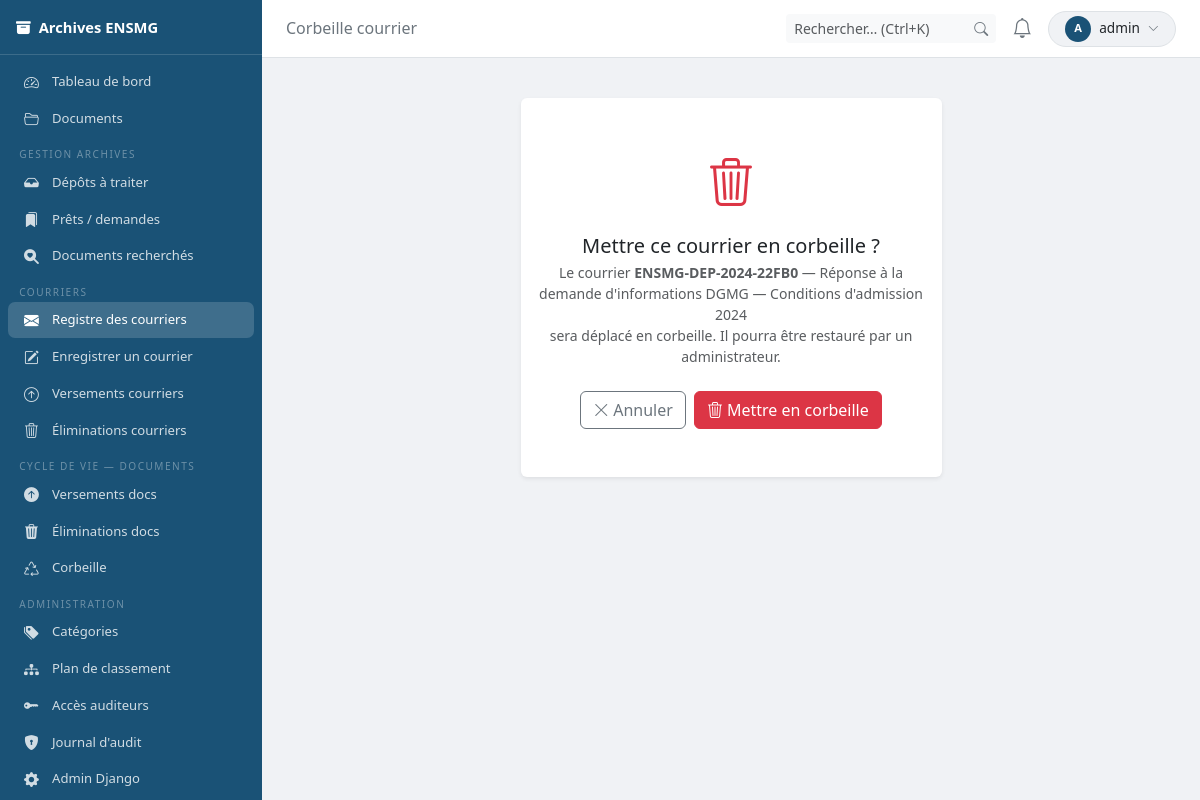
Screenshot of /courriers/37/supprimer/ (signed in) with the database file from the repository.
### users/models.py (models this page shows, shortened)
class CustomUser(AbstractUser):
    class Role(models.TextChoices):
        ADMIN       = 'ADMIN',      'Administrateur système'
        ARCHIVISTE  = 'ARCHIVISTE', 'Archiviste'
        DIRECTION   = 'DIRECTION',  'Direction'
        PERSONNEL   = 'PERSONNEL',  'Personnel administratif'
        ENSEIGNANT  = 'ENSEIGNANT', 'Enseignant-chercheur'
    role = models.CharField(
        max_length=20,
        choices=Role.choices,
        default=Role.PERSONNEL,
        verbose_name='Rôle',
    )
    departement = models.ForeignKey(
        Departement,
        null=True, blank=True,
        on_delete=models.SET_NULL,
        verbose_name='Département / Service',
        help_text='Service de rattachement de l\'utilisateur.',
    )
    telephone = models.CharField(
        max_length=30,
        blank=True,
        verbose_name='Téléphone',
    )
    class Meta:
        verbose_name        = 'Utilisateur'
        verbose_name_plural = 'Utilisateurs'
        ordering            = ['last_name', 'first_name']

### archives/models.py (models this page shows, shortened)
class Courrier(models.Model):
    class Sens(models.TextChoices):
        ARRIVEE = 'ARRIVEE', 'Arrivée'
        DEPART  = 'DEPART',  'Départ'
    class Statut(models.TextChoices):
        ENREGISTRE    = 'ENREGISTRE',    'Enregistré'
        EN_TRAITEMENT = 'EN_TRAITEMENT', 'En traitement'
        TRAITE        = 'TRAITE',        'Traité'
        ARCHIVE       = 'ARCHIVE',       'Archivé'
        VERSE         = 'VERSE',         'Versé aux Archives nationales'
        ELIMINE       = 'ELIMINE',       'Éliminé'
    class Confidentialite(models.TextChoices):
        PUBLIC       = 'PUBLIC',       'Public'
        INTERNE      = 'INTERNE',      'Usage interne'
        CONFIDENTIEL = 'CONFIDENTIEL', 'Confidentiel'
    class SortFinal(models.TextChoices):
        CONSERVATION = 'CONSERVATION', 'Conservation définitive'
        ELIMINATION  = 'ELIMINATION',  'Élimination'
        TRI          = 'TRI',          'Tri'
        EN_ATTENTE   = 'EN_ATTENTE',   'En attente de décision'
    numero_enregistrement = models.CharField(
        max_length=40, unique=True, editable=False,
        verbose_name='Numéro d\'enregistrement',
        help_text='Format : ENSMG-ARR-AAAA-XXXXX ou ENSMG-DEP-AAAA-XXXXX',
        db_index=True,
    )
    sens              = models.CharField(max_length=10, choices=Sens.choices, verbose_name='Sens', db_index=True)
    objet             = models.CharField(max_length=500, verbose_name='Objet')
    date_courrier     = models.DateField(verbose_name='Date du courrier')
    date_enregistrement = models.DateTimeField(auto_now_add=True, verbose_name='Date d\'enregistrement', db_index=True)
    reference_expediteur = models.CharField(max_length=100, blank=True, verbose_name='Référence expéditeur',
                                             help_text='Référence figurant sur le document original')
    expediteur        = models.CharField(max_length=300, verbose_name='Expéditeur')
    destinataire      = models.CharField(max_length=300, verbose_name='Destinataire')
    service_interne   = models.CharField(max_length=200, blank=True, verbose_name='Service interne concerné',
                                          help_text='Service ENSMG destinataire (arrivée) ou expéditeur (départ)')
    ampliation        = models.TextField(blank=True, verbose_name='Ampliation',
                                          help_text='Services mis en copie, séparés par des virgules')
    instructions      = models.TextField(blank=True, verbose_name='Instructions de traitement')
    description       = models.TextField(blank=True, verbose_name='Description / Résumé')
    mots_cles         = models.TextField(blank=True, verbose_name='Mots-clés', help_text='Séparés par des virgules')
    en_reponse_a = models.ForeignKey(
        'self',
        null=True, blank=True,
        on_delete=models.SET_NULL,
        related_name='reponses',
        limit_choices_to={'sens': 'ARRIVEE'},
        verbose_name='En réponse au courrier arrivée',
        help_text='Renseigner uniquement pour un courrier DÉPART qui répond à un courrier ARRIVÉE',
    )
    delai_reponse = models.DateField(
        null=True, blank=True,
        verbose_name='Délai de réponse',
        help_text='Date limite de réponse attendue (courrier arrivée uniquement)',
    )
    accuse_reception = models.BooleanField(
        default=False,
        verbose_name='Accusé de réception envoyé',
    )
    fichier              = models.FileField(upload_to='courriers/%Y/%m/', null=True, blank=True, verbose_name='Fichier numérique (scan)')
    nom_fichier_original = models.CharField(max_length=255, blank=True, verbose_name='Nom du fichier original')
    taille_fichier       = models.BigIntegerField(null=True, blank=True, verbose_name='Taille (octets)')
    empreinte_sha256     = models.CharField(max_length=64, blank=True, verbose_name='Empreinte SHA-256')
    localisation_physique = models.CharField(
        max_length=300, blank=True,
        verbose_name='Localisation physique',
        help_text='Ex : Classeur n°3, Registre 2026, Intercalaire Mai',
    )
    statut          = models.CharField(max_length=20, choices=Statut.choices, default=Statut.ENREGISTRE, verbose_name='Statut', db_index=True)
    confidentialite = models.CharField(max_length=20, choices=Confidentialite.choices, default=Confidentialite.INTERNE, verbose_name='Confidentialité')
    tableau_gestion = models.ForeignKey(
        TableauGestion,
        null=True, blank=True,
        on_delete=models.SET_NULL,
        verbose_name='Tableau de gestion (DUA)',
    )
    date_fin_dua = models.DateField(null=True, blank=True, verbose_name='Date de fin de DUA')
    sort_final   = models.CharField(max_length=20, choices=SortFinal.choices, default=SortFinal.EN_ATTENTE, verbose_name='Sort final')
    cree_par    = models.ForeignKey(
        settings.AUTH_USER_MODEL, on_delete=models.SET_NULL, null=True,
        related_name='courriers_crees', verbose_name='Enregistré par',
    )
    traite_par  = models.ForeignKey(
        settings.AUTH_USER_MODEL, on_delete=models.SET_NULL, null=True, blank=True,
        related_name='courriers_traites', verbose_name='Traité par',
    )
    date_traitement = models.DateTimeField(null=True, blank=True, verbose_name='Date de traitement')
    date_archivage  = models.DateTimeField(null=True, blank=True, verbose_name='Date d\'archivage')
    deleted_at = models.DateTimeField(
        null=True, blank=True,
        verbose_name='Mis en corbeille le',
        help_text='Suppression logique — purge automatique après 30 jours.',
    )
    class Meta:
        verbose_name        = 'Courrier'
        verbose_name_plural = 'Courriers'
        ordering            = ['-date_enregistrement']
        permissions         = [
            ('can_enregistrer_courrier', 'Peut enregistrer un courrier'),
            ('can_traiter_courrier',     'Peut traiter un courrier'),
            ('can_archiver_courrier',    'Peut archiver un courrier'),
            ('can_verse_courrier',       'Peut verser des courriers'),
            ('can_eliminer_courrier',    'Peut éliminer des courriers'),
        ]

### archives/views.py (the view, shortened to what this page needs)
# urls.py: path('courriers/<int:pk>/supprimer/', views.courrier_supprimer, name='courrier_supprimer'),
@login_required
def courrier_supprimer(request, pk):
    courrier = get_object_or_404(Courrier, pk=pk, deleted_at__isnull=True)
    if not _peut_gerer_bordereaux_courriers(request.user):
        raise PermissionDenied
    return render(request, 'archives/courriers/confirmer_suppression.html', {
        **_notif_ctx(request), 'courrier': courrier,
    })

### archives/permissions.py (called while the page is built)
def est_admin(user):
    return user.is_superuser or getattr(user, 'role', None) == CustomUser.Role.ADMIN

def est_archiviste(user):
    return getattr(user, 'role', None) == CustomUser.Role.ARCHIVISTE

def est_direction(user):
    return getattr(user, 'role', None) == CustomUser.Role.DIRECTION

### archives/views.py (called while the page is built)
def _notif_ctx(request):
    user = request.user
    notifs_non_lues = Notification.objects.filter(destinataire=user, lue=False)
    return {
        'nb_notifications': notifs_non_lues.count(),
        'notifs_recentes':  notifs_non_lues.select_related(
            'depot', 'document'
        ).order_by('-date_creation')[:6],
        'nb_messages_non_lus': MessageDestinataire.objects.filter(
            destinataire=user, lu=False, en_corbeille=False
        ).count(),
        'est_gestionnaire': est_archiviste(user) or est_admin(user),
        'est_direction':    est_direction(user),
        'est_admin':        est_admin(user),
        'theme': 'archiviste' if (est_archiviste(user) or est_admin(user)) else 'agent',
    }

def _peut_gerer_bordereaux_courriers(user):
    return est_archiviste(user) or est_admin(user)

### archives/templates/archives/courriers/confirmer_suppression.html (shortened to what this page needs)
{% extends "archives/base.html" %}
{% block topbar_title %}Corbeille courrier{% endblock %}
{% block content %}
<div class="container-fluid py-3">
  <div class="row justify-content-center">
    <div class="col-md-6">
      <div class="card shadow-sm border-0">
        <div class="card-body text-center py-5">
          <i class="bi bi-trash3 text-danger" style="font-size:3rem;"></i>
          <h5 class="mt-3 mb-1">Mettre ce courrier en corbeille ?</h5>
          <p class="text-muted small mb-4">
            Le courrier <strong>{{ courrier.numero_enregistrement }}</strong> — {{ courrier.objet|truncatechars:80 }}<br>
            sera déplacé en corbeille. Il pourra être restauré par un administrateur.
          </p>
          <form method="post" class="d-flex justify-content-center gap-2">
            <a href="{% url 'archives:courrier_detail' courrier.pk %}" class="btn btn-outline-secondary">
              <i class="bi bi-x-lg me-1"></i>Annuler
            </a>
            <button type="submit" class="btn btn-danger">
              <i class="bi bi-trash3 me-1"></i>Mettre en corbeille
            </button>
          </form>
        </div>
      </div>
    </div>
  </div>
</div>
{% endblock %}

### archives/templates/archives/base.html (shortened to what this page needs)
<!DOCTYPE html>
<html lang="fr" data-theme="light">
<head>
  <link rel="stylesheet" href="https://cdn.jsdelivr.net/npm/bootstrap@5.3.2/dist/css/bootstrap.min.css">
  <link rel="stylesheet" href="https://cdn.jsdelivr.net/npm/bootstrap-icons@1.11.3/font/bootstrap-icons.min.css">
</head>
<body>
<nav id="sidebar">
  <div class="brand">
    <span><i class="bi bi-archive-fill me-2"></i>Archives ENSMG</span>
  </div>
  <div class="py-2 flex-grow-1 overflow-auto">
    <a href="{% url 'archives:dashboard' %}" class="nav-link{% if request.resolver_match.url_name == 'dashboard' %} active{% endif %}">
      <i class="bi bi-speedometer2"></i>Tableau de bord
    </a>
    <a href="{% url 'archives:document_list' %}" class="nav-link">
      <i class="bi bi-folder2-open"></i>Documents
    </a>
    {% if est_gestionnaire %}
    <div class="nav-section">Gestion archives</div>
    <a href="{% url 'archives:archiviste_depots' %}" class="nav-link{% if 'archiviste_depot' in request.resolver_match.url_name %} active{% endif %}">
      <i class="bi bi-inbox-fill"></i>Dépôts à traiter
    </a>
    <a href="{% url 'archives:archiviste_prets' %}" class="nav-link{% if 'archiviste_pret' in request.resolver_match.url_name %} active{% endif %}">
      <i class="bi bi-bookmarks-fill"></i>Prêts / demandes
    </a>
    <a href="{% url 'archives:archiviste_recherches' %}" class="nav-link{% if 'archiviste_recherche' in request.resolver_match.url_name %} active{% endif %}">
      <i class="bi bi-search-heart-fill"></i>Documents recherchés
    </a>
    <div class="nav-section">Courriers</div>
    <a href="{% url 'archives:courrier_liste' %}" class="nav-link{% if 'courrier' in request.resolver_match.url_name and 'bv' not in request.resolver_match.url_name and 'be' not in request.resolver_match.url_name %} active{% endif %}">
      <i class="bi bi-envelope-fill"></i>Registre des courriers
    </a>
    <a href="{% url 'archives:courrier_enregistrer' %}" class="nav-link{% if request.resolver_match.url_name == 'courrier_enregistrer' %} active{% endif %}">
      <i class="bi bi-pencil-square"></i>Enregistrer un courrier
    </a>
    <a href="{% url 'archives:courrier_bv_liste' %}" class="nav-link{% if 'courrier_bv' in request.resolver_match.url_name %} active{% endif %}">
      <i class="bi bi-arrow-up-circle"></i>Versements courriers
    </a>
    <a href="{% url 'archives:courrier_be_liste' %}" class="nav-link{% if 'courrier_be' in request.resolver_match.url_name %} active{% endif %}">
      <i class="bi bi-trash3"></i>Éliminations courriers
    </a>
    <div class="nav-section">Cycle de vie — Documents</div>
    <a href="{% url 'archives:admin_bordereaux_versement' %}" class="nav-link{% if 'versement' in request.resolver_match.url_name and 'courrier' not in request.resolver_match.url_name %} active{% endif %}">
      <i class="bi bi-arrow-up-circle-fill"></i>Versements docs
    </a>
    <a href="{% url 'archives:admin_bordereaux_elimination' %}" class="nav-link{% if 'elimination' in request.resolver_match.url_name and 'courrier' not in request.resolver_match.url_name %} active{% endif %}">
      <i class="bi bi-trash3-fill"></i>Éliminations docs
    </a>
    <a href="{% url 'archives:corbeille' %}" class="nav-link{% if request.resolver_match.url_name == 'corbeille' %} active{% endif %}">
      <i class="bi bi-recycle"></i>Corbeille
    </a>
    <div class="nav-section">Administration</div>
    <a href="{% url 'archives:admin_categories' %}" class="nav-link{% if 'admin_categorie' in request.resolver_match.url_name %} active{% endif %}">
      <i class="bi bi-tags-fill"></i>Catégories
    </a>
    <a href="{% url 'archives:admin_plans' %}" class="nav-link{% if 'admin_plan' in request.resolver_match.url_name %} active{% endif %}">
      <i class="bi bi-diagram-3-fill"></i>Plan de classement
    </a>
    <a href="{% url 'archives:audit_tokens' %}" class="nav-link{% if 'audit_token' in request.resolver_match.url_name %} active{% endif %}">
      <i class="bi bi-key-fill"></i>Accès auditeurs
    </a>
    <a href="{% url 'archives:admin_journal' %}" class="nav-link{% if request.resolver_match.url_name == 'admin_journal' %} active{% endif %}">
      <i class="bi bi-shield-lock-fill"></i>Journal d'audit
    </a>
    {% if est_admin %}<a href="/admin/" class="nav-link"><i class="bi bi-gear-fill"></i>Admin Django</a>{% endif %}
    {% endif %}
  </div>
</nav>
<div id="main-content">
  <div id="topbar">
    <div class="d-flex align-items-center gap-2">
      <h6 class="mb-0 fw-normal" style="color:var(--muted)">{% block topbar_title %}{% endblock %}</h6>
    </div>
    <div class="d-flex align-items-center gap-2">
      <form method="get" action="{% url 'archives:document_list' %}" class="d-none d-lg-flex">
        <div class="input-group input-group-sm" style="width:210px">
          <input type="search" name="q" class="form-control border-0 bg-light"
                 placeholder="Rechercher… (Ctrl+K)" id="global-search"
                 value="{{ request.GET.q }}" autocomplete="off">
          <button type="submit" class="btn btn-light border-0"><i class="bi bi-search" style="color:var(--muted)"></i></button>
        </div>
      </form>
      <div class="dropdown">
        <button class="bell-btn" data-bs-toggle="dropdown" data-bs-auto-close="outside">
          <i class="bi bi-bell{% if nb_notifications %}-fill{% endif %} fs-5"></i>
        </button>
      </div>
      <div class="dropdown">
        <button class="btn btn-sm d-flex align-items-center gap-2 border rounded-pill px-3 py-1"
                style="background:var(--body-bg);font-size:.85rem" type="button" data-bs-toggle="dropdown">
          <div class="rounded-circle d-flex align-items-center justify-content-center text-white fw-bold flex-shrink-0"
               style="width:26px;height:26px;font-size:.7rem;background:var(--theme-color)">
            {{ request.user.first_name|first|upper|default:request.user.username|first|upper }}
          </div>
          <span class="d-none d-md-inline">{{ request.user.get_full_name|default:request.user.username|truncatechars:18 }}</span>
          <i class="bi bi-chevron-down" style="font-size:.7rem;color:var(--muted)"></i>
        </button>
      </div>
    </div>
  </div>
  <div class="page-body">{% block content %}{% endblock %}</div>
</div>
</body>
</html>

### rows the page displays
CustomUser: user.first_name|first "A", user.get_full_name "admin"
Courrier: numero_enregistrement "ENSMG-DEP-2024-22FB0", objet "Réponse à la demande d'informations DGMG — Conditions d'admission 2024"
